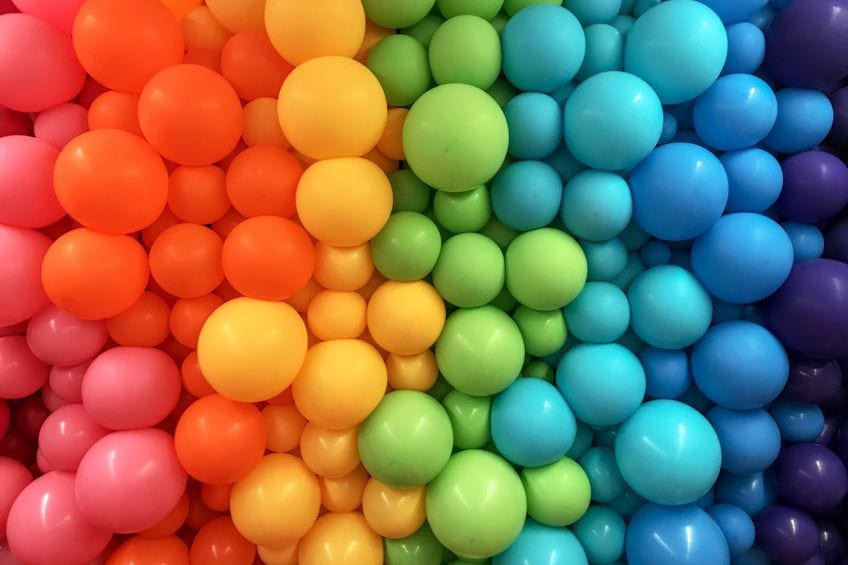
#> input picture images/balloon.jpg, 848 x 565 px
$ python rotate.py
#> lines starting #> are read from the running program, lines starting #| are printed output that depends on the picture
#rotate image in cloclwise and anti-clockwise direction

import cv2
img=cv2.imread("../images/balloon.jpg")
#> img is the input picture: shape (565, 848, 3); mean B, G, R 82.8, 109.5, 136
img=cv2.resize(img,(600,500))
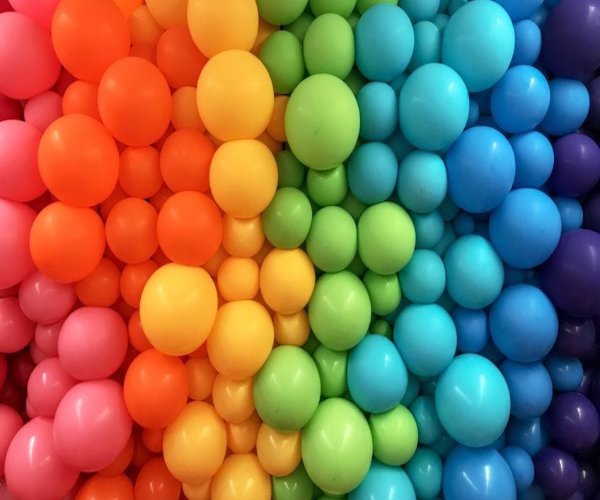
#> img: shape (500, 600, 3); mean B, G, R 82.7, 109.4, 135.9
h,w,_=img.shape
#> h = 500; w = 600
cx,cy=h/2,w/2
#> cx = 250; cy = 300

m1=cv2.getRotationMatrix2D((cx,cy),50,1)
rotated=cv2.warpAffine(img,m1,(w,h))
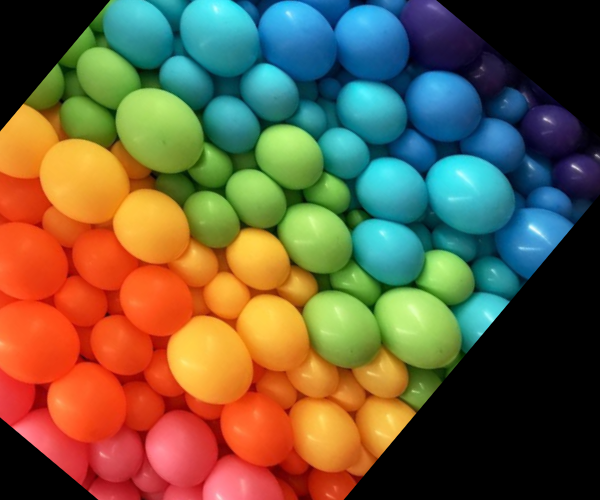
#> rotated: shape (500, 600, 3); mean B, G, R 63.7, 92.8, 106.9
cv2.imshow("Rotated image" ,rotated)
cv2.waitKey(0)

m1=cv2.getRotationMatrix2D((cx,cy),50,-1)
rotated=cv2.warpAffine(img,m1,(w,h))
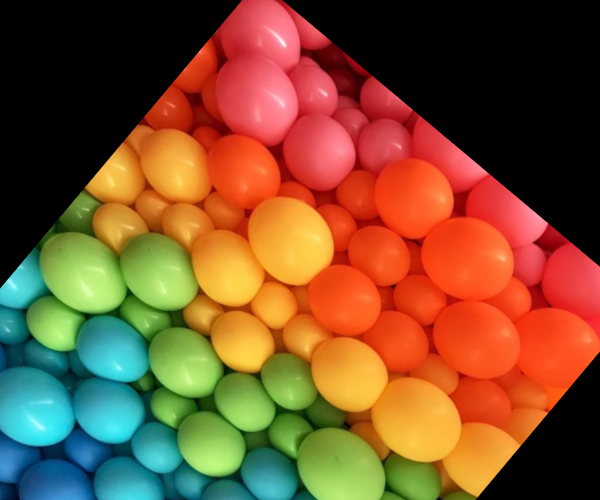
#> rotated: shape (500, 600, 3); mean B, G, R 45.3, 80.2, 123.2
cv2.imshow("Rotated image" ,rotated)
cv2.waitKey(0)

$ run again, with images/bw lion.jpg copied over images/balloon.jpg
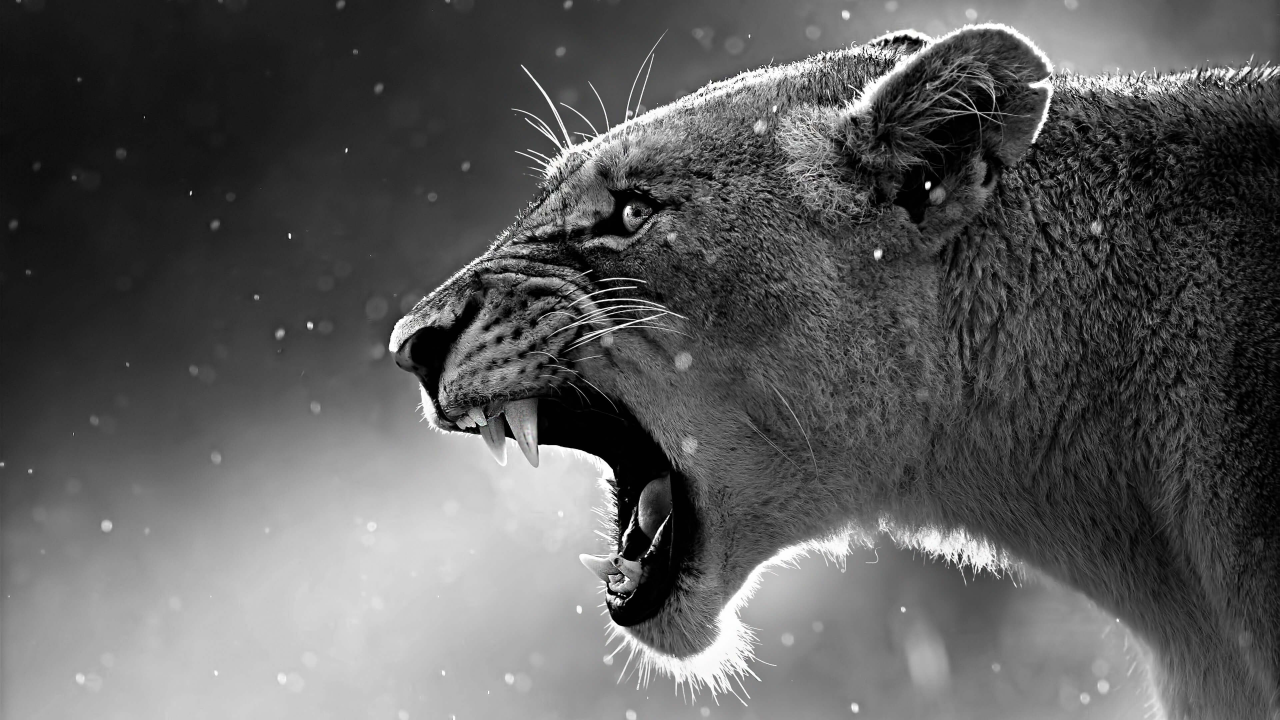
#> input picture images/bw lion.jpg, 3840 x 2160 px (shown at 1/3 size)
#> img is the input picture: shape (2160, 3840, 3); mean B, G, R 91, 91, 91
#> `img=cv2.resize(img,(600,500))`:
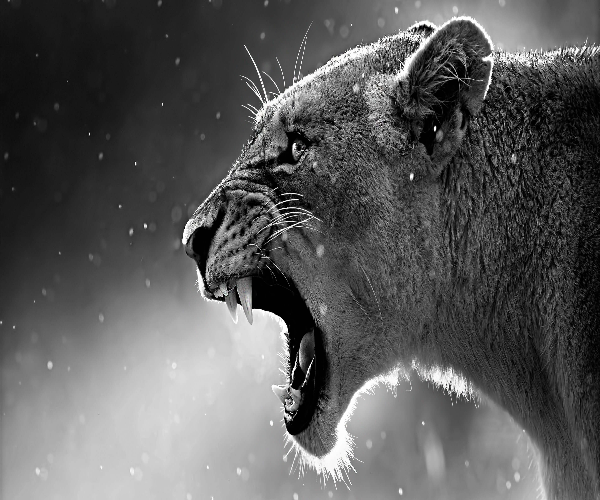
#> img: shape (500, 600, 3); mean B, G, R 90.9, 90.9, 90.9
#> `rotated=cv2.warpAffine(img,m1,(w,h))`:
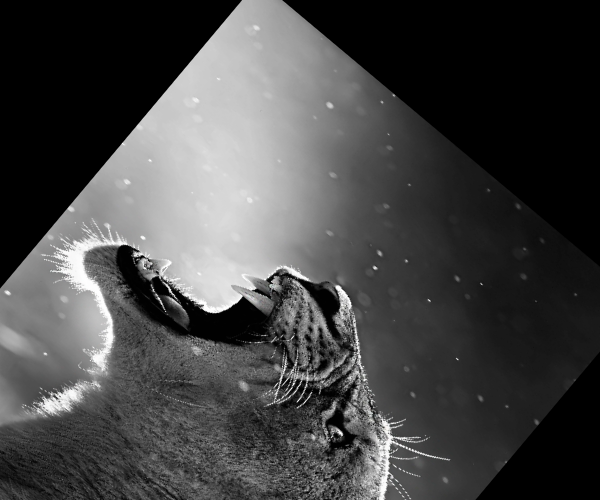
#> rotated: shape (500, 600, 3); mean B, G, R 69.2, 69.2, 69.2

$ run again, with images/cocktail.jpg copied over images/balloon.jpg
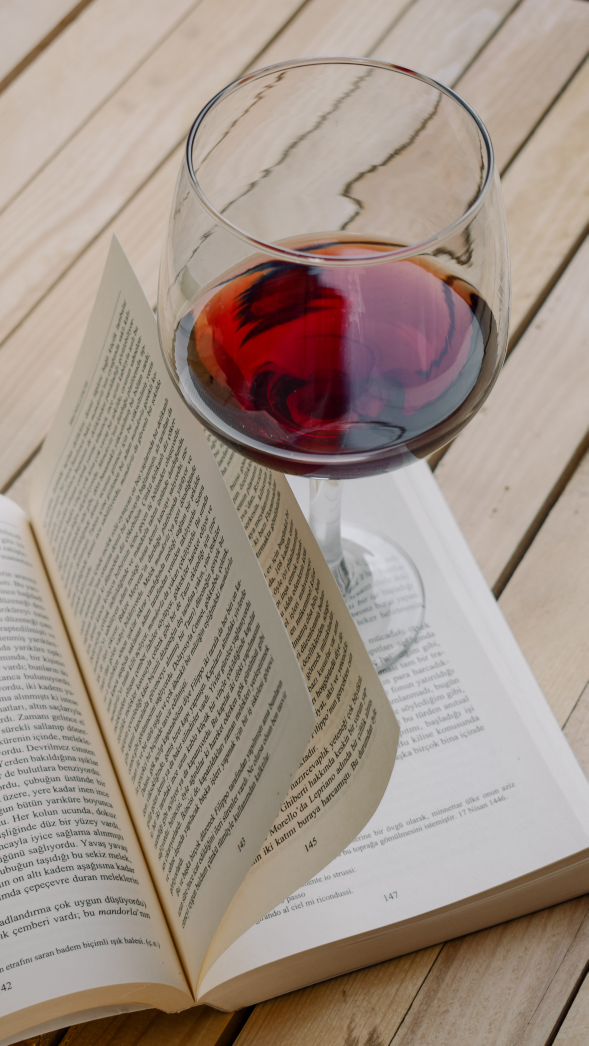
#> input picture images/cocktail.jpg, 2941 x 5228 px (shown at 1/5 size)
#> img is the input picture: shape (5228, 2941, 3); mean B, G, R 137.1, 147.2, 161.9
#> `img=cv2.resize(img,(600,500))`:
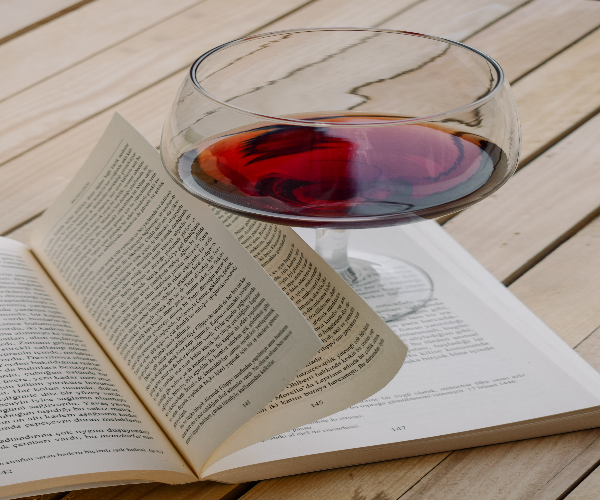
#> img: shape (500, 600, 3); mean B, G, R 137, 147.2, 161.8
#> `rotated=cv2.warpAffine(img,m1,(w,h))`:
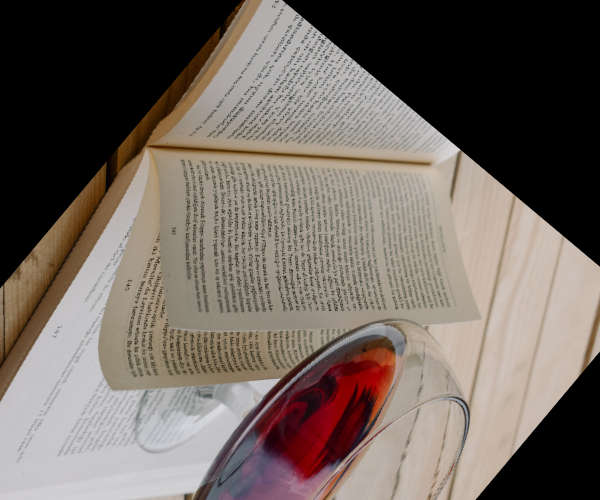
#> rotated: shape (500, 600, 3); mean B, G, R 96, 103.1, 113.2
